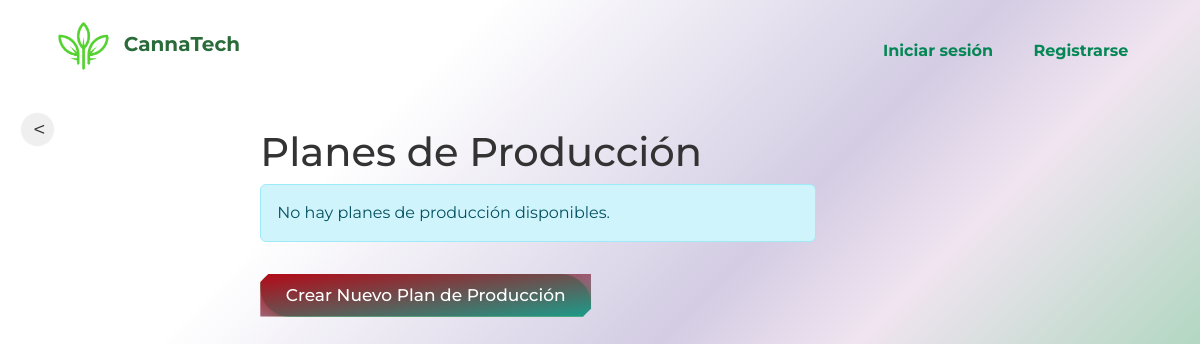
The page /planes-produccion/ on the database as committed earlier.
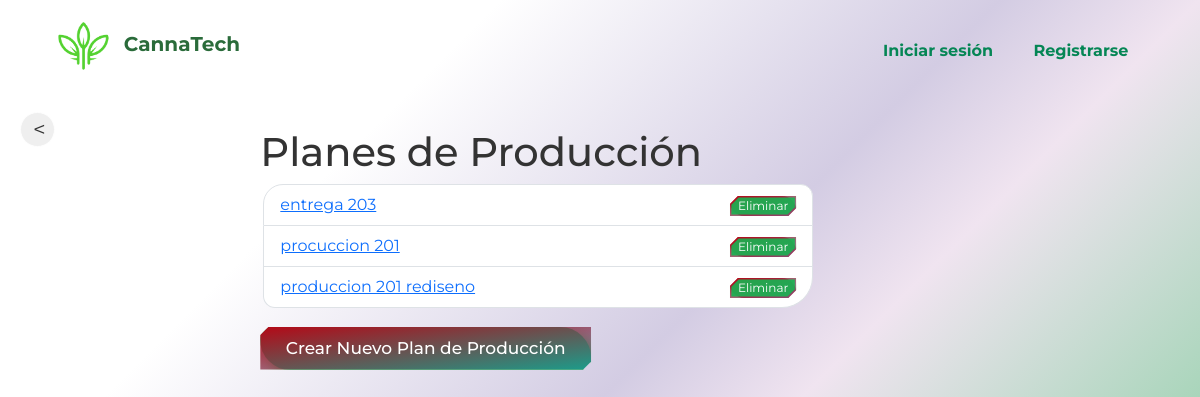
The same page on the database as committed later.
### core/models.py (models this page shows, shortened)
class PlanProduccion(models.Model):
    nombre = models.CharField(max_length=100)
    fecha_inicio = models.DateField()
    fecha_fin = models.DateField()
    detalles = models.TextField()
    estado = models.CharField(max_length=20, choices=[('planificado', 'Planificado'), ('en_progreso', 'En Progreso'), ('completado', 'Completado')])

### core/views.py (the view)
# urls.py: path('planes-produccion/', views.lista_planes_produccion, name='lista_planes_produccion'),
def lista_planes_produccion(request):
    planes = PlanProduccion.objects.all()
    return render(request, 'core/lista_planes_produccion.html', {'planes': planes})

### core/templates/core/lista_planes_produccion.html (shortened to what this page needs)
{% extends 'core/base.html' %}
{% block content %}
<div class="row mt-3 mb-3">
    <input type="button" class="btn-prev" value="<" onClick="javascript:history.go(-1);">
    <div class="col-md-6 offset-md-2">
        <h1>Planes de Producción</h1>
        {% if planes %}
            <ul class="list-group">
                {% for plan in planes %}
                    <li class="list-group-item d-flex justify-content-between align-items-center">
                        <a href="{% url 'detalle_plan_produccion' plan.pk %}">{{ plan.nombre }}</a>
                        <form method="post" action="{% url 'eliminar_plan_produccion' plan.pk %}" style="display:inline;">
                            <button type="submit" class="btn3 btn-danger btn-sm custom-delete-button">Eliminar</button>
                        </form>
                    </li>
                {% endfor %}
            </ul>
        {% else %}
            <div class="alert alert-info" role="alert">
                No hay planes de producción disponibles.
            </div>
        {% endif %}
        <a href="{% url 'crear_plan_produccion' %}" class="btn4 btn-primary mt-3">Crear Nuevo Plan de Producción</a>
    </div>
</div>
{% endblock %}

Rows that differ between the two databases and show on the page:
added PlanProduccion: nombre "entrega 203"
added PlanProduccion: nombre "procuccion 201"
added PlanProduccion: nombre "produccion 201 rediseno"
Other text that changed with them:
text no longer shown: "No hay planes de producción disponibles."
